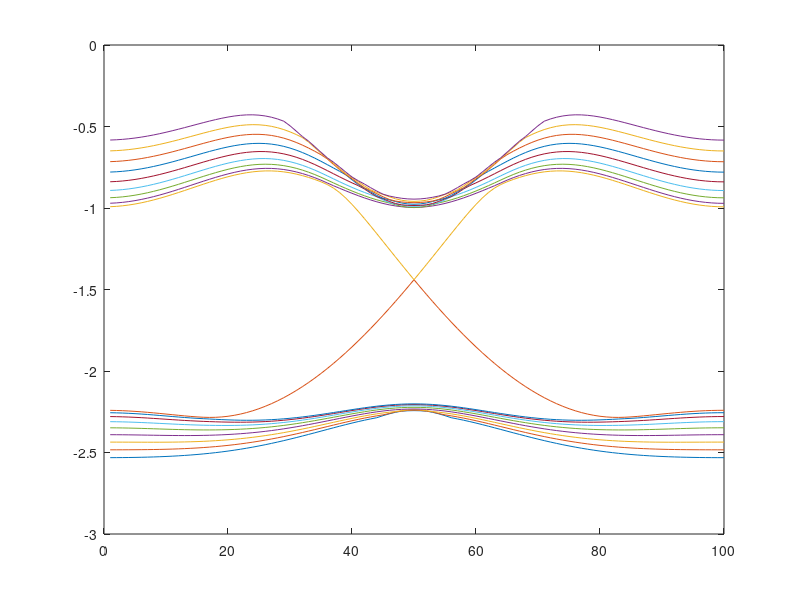

The MATLAB script that drew this image:
%% Generate a N-dimensional matrix which is used for recursion formula of edge states
clc
clear all

% Define parameter
N = 25; %number of layers of the lattice
M = zeros(4*N); %create an all-zero N*N matrix
t1 = 1.0;
t2 = 1.0;
t3 = 0.3; %constants from the Hamiltonian
%t2=0
%t3=0

step=100;%total footsteps of kx value
delta_kx=2*pi/step;%intervals of kx value
%kx=-pi/2; %initial value of kx value

kx = -pi;

res=zeros(4*N,step);% the result recording matrix
% Generate the complete matrix
%The first layer, i.e. the boundary condition 



%% Calculate the eigenvalue of the matrix

% Display setting for the screen print
%name = 'Alice';
%age = 12;
%ponsn = ['Calculating the number ',num2str(l),' eigenvalue now.'];
%disp(ponsn)

% Loop for discretized kx value from -pi to +pi and record the data
%l=1;
for l=1:step
kx=-pi+delta_kx*l;
%M=newmat(kx);

%%%%%%%%%%%%%%%%%%%%%%%%%%%%Renewing the M matrix %%%%%%%%%%%%%%%%%%%%%%%%
M(1,2)=t1+1*1i*t3*exp(-1i*kx);
M(1,4)=t1-1*1i*t3*exp(-1i*kx);
M(1,3)=t2*exp(-1i*kx);
M(1,6)=1i*t3;

M(2,1)=t1-1*1i*t3*exp(1i*kx);
M(2,3)=t1+1*1i*t3*exp(-1i*kx);

M(3,2)=t1-1*1i*t3*exp(1i*kx);
M(3,1)=t2*exp(1i*kx);
M(3,4)=t1+1*1i*t3*exp(1i*kx);
M(3,6)=-1i*t3;

M(4,1)=t1+1*1i*t3*exp(1i*kx);
M(4,5)=1i*t3;
M(4,7)=-1i*t3;
M(4,3)=t1-1*1i*t3*exp(-1i*kx);
M(4,6)=t2;

%The last layer, i.e. the upward boundary
M(4*(N-1)+1,4*(N-1)+4)=t1-1*1i*t3*exp(-1i*kx);
M(4*(N-1)+1,4*(N-1)+3)=t2*exp(-1i*kx);
M(4*(N-1)+1,4*(N-1)+2)=t1+1*1i*t3*exp(-1i*kx);
M(4*(N-1)+1,4*(N-2)+4)=-1i*t3;

M(4*(N-1)+2,4*(N-1)+1)=t1-1*1i*t3*exp(1i*kx);
M(4*(N-1)+2,4*(N-1)+3)=t1+1*1i*t3*exp(-1i*kx);
M(4*(N-1)+2,4*(N-2)+4)=t2;
M(4*(N-1)+2,4*(N-2)+1)=-1i*t3;
M(4*(N-1)+2,4*(N-2)+3)=1i*t3;

M(4*(N-1)+3,4*(N-1)+4)=t1+1*1i*t3*exp(1i*kx);
M(4*(N-1)+3,4*(N-1)+1)=t2*exp(1i*kx);
M(4*(N-1)+3,4*(N-1)+2)=t1-1*1i*t3*exp(1i*kx);
M(4*(N-1)+3,4*(N-2)+4)=1i*t3;

M(4*(N-1)+4,4*(N-1)+1)=t1+1*1i*t3*exp(1i*kx);
M(4*(N-1)+4,4*(N-1)+3)=t1-1*1i*t3*exp(-1i*kx);

%The rest entries of the bulk

for n=2:N-1
M(4*(n-1)+1,4*(n-1)+4)=t1-1*1i*t3*exp(-1i*kx);
M(4*(n-1)+1,4*(n-1)+3)=t2*exp(-1i*kx);
M(4*(n-1)+1,4*(n-1)+2)=t1+1*1i*t3*exp(-1i*kx);
M(4*(n-1)+1,4*(n-2)+4)=-1i*t3;
M(4*(n-1)+1,4*n+2)=1i*t3;

M(4*(n-1)+2,4*(n-1)+1)=t1-1*1i*t3*exp(1i*kx);
M(4*(n-1)+2,4*(n-1)+3)=t1+1*1i*t3*exp(-1i*kx);
M(4*(n-1)+2,4*(n-2)+4)=t2;
M(4*(n-1)+2,4*(n-2)+1)=-1i*t3;
M(4*(n-1)+2,4*(n-2)+3)=1i*t3;

M(4*(n-1)+3,4*(n-1)+4)=t1+1*1i*t3*exp(1i*kx);
M(4*(n-1)+3,4*(n-1)+1)=t2*exp(1i*kx);
M(4*(n-1)+3,4*(n-1)+2)=t1-1*1i*t3*exp(1i*kx);
M(4*(n-1)+3,4*(n-2)+4)=1i*t3;
M(4*(n-1)+3,4*n+2)=-1i*t3;

M(4*(n-1)+4,4*(n-1)+1)=t1+1*1i*t3*exp(1i*kx);
M(4*(n-1)+4,4*(n-1)+3)=t1-1*1i*t3*exp(-1i*kx);
M(4*(n-1)+4,4*n+2)=t2;
M(4*(n-1)+4,4*n+1)=1i*t3;
M(4*(n-1)+4,4*n+3)=-1i*t3;
end
%%%%%%%%%%%%%%%%%%%%%%%%%%%%%%%%%%%%%%%%%%%%%%%%%%%%%%%%%%%%%%%%%%%%%%%%%%%
res(:,l)=eig(M);
% Display setting for the screen print
%name = 'Alice';
%ll = l;
ponsn = ['Calculating the number ',num2str(l),' eigenvalue now.'];
disp(ponsn)
end

disp('End of the eigenvalue calculation and recording.')
% Calculatee the absolute value of the eigenvalues
%Abs_res=abs(res);
disp('End of calculating eigenvalue data.')

%% Extract the desired data for edge states to be plotted in Mathematica
temp_res=res';
temp_data=temp_res(:,17:34);
x=-pi+2*pi/100:2*pi/100:pi;

data17=zeros(100,2);
data18=zeros(100,2);
data19=zeros(100,2);
data20=zeros(100,2);
data21=zeros(100,2);
data22=zeros(100,2);
data23=zeros(100,2);
data24=zeros(100,2);
data25=zeros(100,2);
data26=zeros(100,2);
data27=zeros(100,2);
data28=zeros(100,2);
data29=zeros(100,2);
data30=zeros(100,2);
data31=zeros(100,2);
data32=zeros(100,2);
data33=zeros(100,2);
data34=zeros(100,2);
%data35=zeros(100,2);

data17(:,1)=x';
data18(:,1)=x';
data19(:,1)=x';
data20(:,1)=x';
data21(:,1)=x';
data22(:,1)=x';
data23(:,1)=x';
data24(:,1)=x';
data25(:,1)=x';
data26(:,1)=x';
data27(:,1)=x';
data28(:,1)=x';
data29(:,1)=x';
data30(:,1)=x';
data31(:,1)=x';
data32(:,1)=x';
data33(:,1)=x';
data34(:,1)=x';

data17(:,2)=temp_data(:,1);
data18(:,2)=temp_data(:,2);
data19(:,2)=temp_data(:,3);
data20(:,2)=temp_data(:,4);
data21(:,2)=temp_data(:,5);
data22(:,2)=temp_data(:,6);
data23(:,2)=temp_data(:,7);
data24(:,2)=temp_data(:,8);
data25(:,2)=temp_data(:,9);
data26(:,2)=temp_data(:,10);
data27(:,2)=temp_data(:,11);
data28(:,2)=temp_data(:,12);
data29(:,2)=temp_data(:,13);
data30(:,2)=temp_data(:,14);
data31(:,2)=temp_data(:,15);
data32(:,2)=temp_data(:,16);
data33(:,2)=temp_data(:,17);
data34(:,2)=temp_data(:,18);

data_test=temp_data(:,3)';

%save('mdata.mat','temp_data'); % save the data as a mat file
save('mdata17.mat','data17'); 
save('mdata18.mat','data18'); 
save('mdata19.mat','data19'); 
save('mdata20.mat','data20'); 
save('mdata21.mat','data21'); 
save('mdata22.mat','data22'); 
save('mdata23.mat','data23'); 
save('mdata24.mat','data24'); 
save('mdata25.mat','data25'); 
save('mdata26.mat','data26'); 
save('mdata27.mat','data27'); 
save('mdata28.mat','data28'); 
save('mdata29.mat','data29'); 
save('mdata30.mat','data30'); 
save('mdata31.mat','data31'); 
save('mdata32.mat','data32'); 
save('mdata33.mat','data33'); 
save('mdata34.mat','data34'); 


save('test_data.mat','data_test');
%% Plot the edge states

figure,plot(res(17,:))
hold on;
plot(res(18,:))
hold on;
plot(res(19,:))
hold on;
plot(res(20,:))
hold on;
plot(res(21,:))
hold on;
plot(res(22,:))
hold on;
plot(res(23,:))
hold on;
plot(res(24,:))
hold on;
plot(res(25,:))
hold on;
plot(res(26,:))
hold on;
plot(res(27,:))
hold on;
plot(res(28,:))
hold on;
plot(res(29,:))
hold on;
plot(res(30,:))
hold on;
plot(res(31,:))
hold on;
plot(res(32,:))
hold on;
plot(res(33,:))
hold on;
plot(res(34,:))

%  figure, plot(res(25,:))